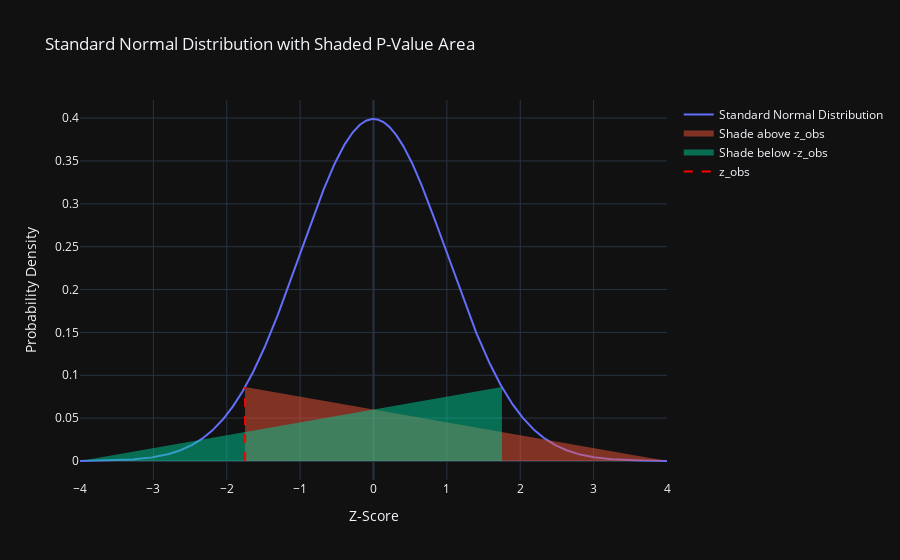

This figure's notebook cell:
### Code cell
import plotly.graph_objects as go

# Create a range of values for the x-axis (covering most of the standard normal distribution)
x = np.linspace(-4, 4, 1000)
# Standard normal distribution for y values
y = stats.norm.pdf(x)

# Create the plot
fig = go.Figure(data=[go.Scatter(x=x, y=y, mode='lines', name='Standard Normal Distribution')])

# Shade under the curve for p-value
fig.add_trace(go.Scatter(x=[z_obs, 4], y=[stats.norm.pdf(z_obs), 0], fill='tozeroy', mode='none', name='Shade above z_obs'))
fig.add_trace(go.Scatter(x=[-4, -z_obs], y=[0, stats.norm.pdf(-z_obs)], fill='tozeroy', mode='none', name='Shade below -z_obs'))

# Add line for observed z-statistic
fig.add_trace(go.Scatter(x=[z_obs, z_obs], y=[0, stats.norm.pdf(z_obs)], mode='lines', name='z_obs', line=dict(color="red", dash="dash")))

# Update the layout
fig.update_layout(
    title='Standard Normal Distribution with Shaded P-Value Area',
    xaxis_title='Z-Score',
    yaxis_title='Probability Density'
)

# Show the plot
fig.show()

### Figure 1 — Plotly figure (JSON) as saved in the notebook; plotly's stock layout.template omitted (floating-point values rounded to 4 significant figures; data arrays with more than 128 entries replaced by an {"elided": "..."} marker saying what was removed)
{"data": [{"mode": "lines", "name": "Standard Normal Distribution", "x": {"elided": "1000 float values"}, "y": {"elided": "1000 float values"}, "type": "scatter"}, {"fill": "tozeroy", "mode": "none", "name": "Shade above z_obs", "x": [-1.75, 4], "y": [0.08628, 0], "type": "scatter"}, {"fill": "tozeroy", "mode": "none", "name": "Shade below -z_obs", "x": [-4, 1.75], "y": [0, 0.08628], "type": "scatter"}, {"line": {"color": "red", "dash": "dash"}, "mode": "lines", "name": "z_obs", "x": [-1.75, -1.75], "y": [0, 0.08628], "type": "scatter"}], "layout": {"title": {"text": "Standard Normal Distribution with Shaded P-Value Area"}, "xaxis": {"title": {"text": "Z-Score"}}, "yaxis": {"title": {"text": "Probability Density"}}}}
